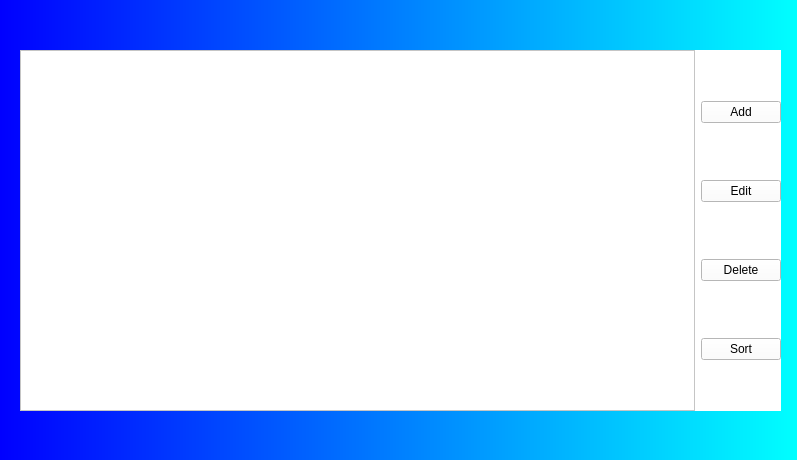
<?xml version="1.0" encoding="UTF-8"?>
<ui version="4.0">
 <class>Form</class>
 <widget class="QWidget" name="Form">
  <property name="geometry">
   <rect>
    <x>0</x>
    <y>0</y>
    <width>797</width>
    <height>460</height>
   </rect>
  </property>
  <property name="windowTitle">
   <string>Form</string>
  </property>
  <property name="styleSheet">
   <string notr="true">background-color: qlineargradient(spread:pad, x1:0, y1:0, x2:1, y2:0, stop:0 rgba(0, 0, 255, 255), stop:1 rgba(0, 255, 255, 255));</string>
  </property>
  <widget class="QWidget" name="">
   <property name="geometry">
    <rect>
     <x>20</x>
     <y>50</y>
     <width>761</width>
     <height>361</height>
    </rect>
   </property>
   <property name="styleSheet">
    <string notr="true">background-color: rgb(255, 255, 255);</string>
   </property>
   <layout class="QHBoxLayout" name="horizontalLayout">
    <item>
     <widget class="QTableView" name="tableView">
      <property name="styleSheet">
       <string notr="true">background-color: rgb(255, 255, 255);</string>
      </property>
     </widget>
    </item>
    <item>
     <layout class="QVBoxLayout" name="verticalLayout">
      <item>
       <widget class="QPushButton" name="pushButton_3">
        <property name="styleSheet">
         <string notr="true">background-color: rgb(255, 255, 255);</string>
        </property>
        <property name="text">
         <string>Add</string>
        </property>
       </widget>
      </item>
      <item>
       <widget class="QPushButton" name="pushButton_4">
        <property name="styleSheet">
         <string notr="true">background-color: rgb(255, 255, 255);</string>
        </property>
        <property name="text">
         <string>Edit</string>
        </property>
       </widget>
      </item>
      <item>
       <widget class="QPushButton" name="pushButton_2">
        <property name="styleSheet">
         <string notr="true">background-color: rgb(255, 255, 255);</string>
        </property>
        <property name="text">
         <string>Delete</string>
        </property>
       </widget>
      </item>
      <item>
       <widget class="QPushButton" name="pushButton">
        <property name="styleSheet">
         <string notr="true">background-color: rgb(255, 255, 255);</string>
        </property>
        <property name="text">
         <string>Sort</string>
        </property>
       </widget>
      </item>
     </layout>
    </item>
   </layout>
  </widget>
 </widget>
 <resources/>
 <connections/>
</ui>
